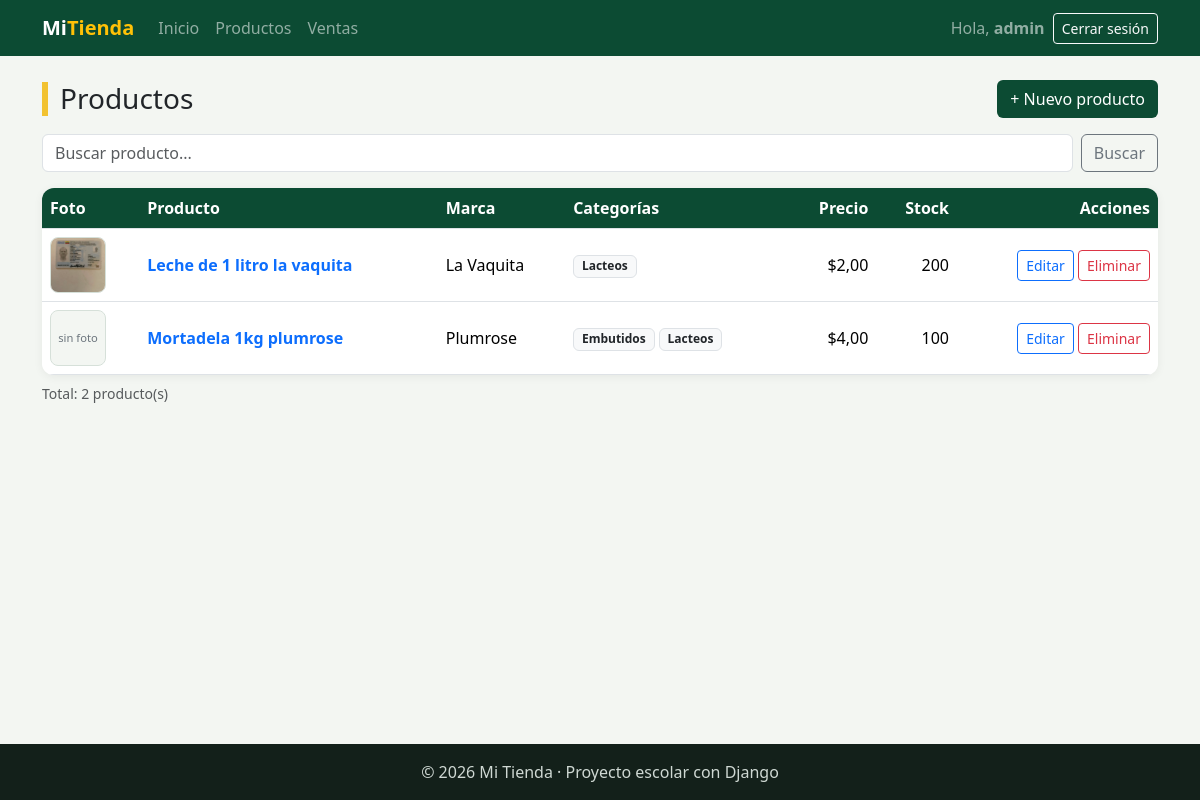
The page /facturacion/productos/ (signed in) on the database as committed earlier.
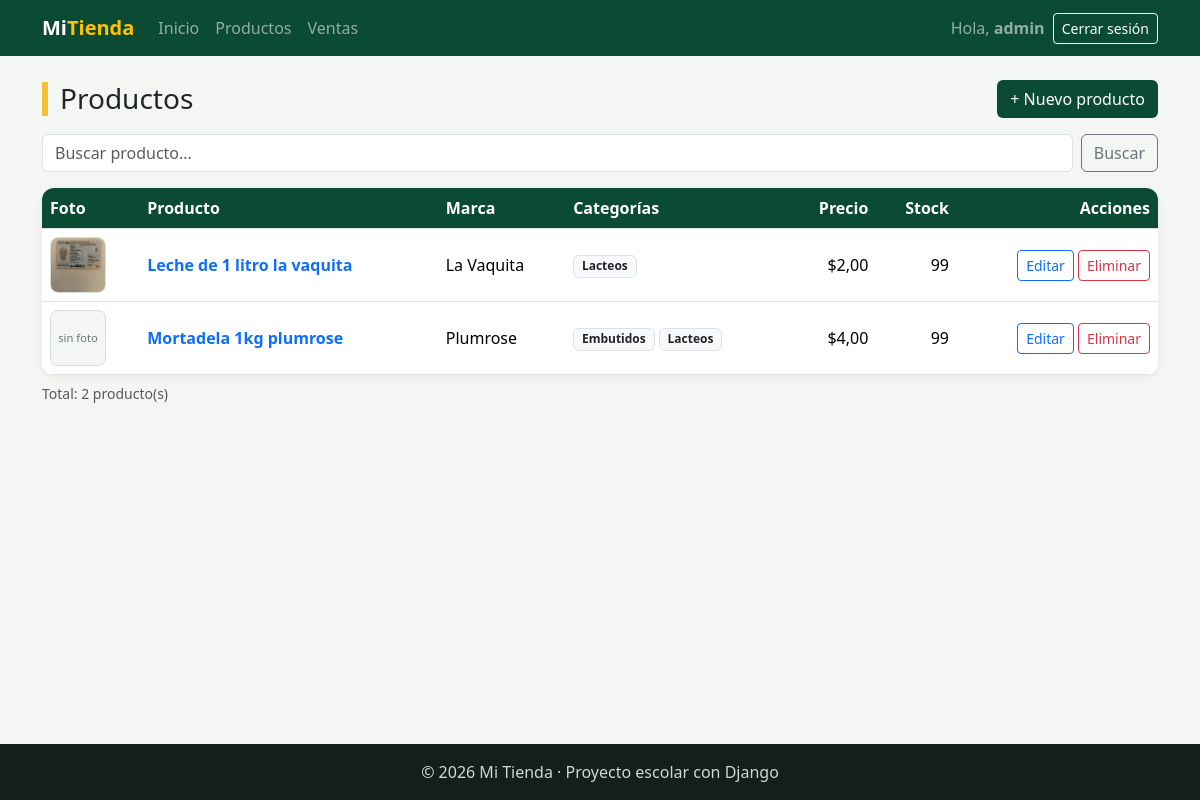
The same page on the database as committed later.
### facturacion/models.py (models this page shows, shortened)
class ModeloBase(models.Model):
    user = models.ForeignKey(                    # 1:N con User: un usuario registra muchos registros
        User,
        on_delete=models.SET_NULL,               # Si borran al usuario, el registro se queda con user vacío
        null=True,                               # SET_NULL necesita que la columna acepte NULL
        blank=True,
        editable=False,                          # No aparece en formularios: lo llena la VISTA, no la persona
        related_name="%(class)s_registrados",    # %(class)s = nombre del modelo → user.producto_registrados
        verbose_name="Registrado por",
    )
    fecha_creacion = models.DateTimeField("Fecha de creación", auto_now_add=True)   # Se llena sola al CREAR
    fecha_modificacion = models.DateTimeField("Última modificación", auto_now=True) # Se actualiza sola en CADA save()
    class Meta:
        abstract = True                          # ← LA CLAVE: modelo "molde", sin tabla propia

class Producto(ModeloBase):
    nombre = models.CharField(max_length=100)
    descripcion = models.TextField("Descripción", blank=True)
    precio = models.DecimalField(max_digits=10, decimal_places=2)    # Precio de VENTA actual
    stock = models.PositiveIntegerField(default=0)                   # Unidades en bodega (nunca negativo)
    imagen = models.ImageField(                  # NUEVO: guarda una FOTO
        upload_to="productos/",                  #   el archivo va a MEDIA_ROOT/productos/
        blank=True,                              #   la foto es opcional
    )                                            #   En la tabla solo se guarda el TEXTO de la ruta: "productos/a55.jpg"
    marca = models.ForeignKey(Marca, on_delete=models.PROTECT, related_name="productos")
    categorias = models.ManyToManyField(Categoria, related_name="productos", blank=True)
    activo = models.BooleanField(default=True)
    class Meta:
        verbose_name = "Producto"
        verbose_name_plural = "Productos"
        ordering = ["nombre"]

class Marca(ModeloBase):
    nombre = models.CharField(max_length=60, unique=True)
    pais_origen = models.CharField("País de origen", max_length=60, blank=True)
    activo = models.BooleanField(default=True)
    class Meta:
        verbose_name = "Marca"
        verbose_name_plural = "Marcas"
        ordering = ["nombre"]

### facturacion/views.py (the view)
# urls.py: path("productos/", views.ProductoListView.as_view(), name="producto_lista"),
class ProductoListView(LoginRequiredMixin, ListView):     # LISTAR
    model = Producto                                       # ¿qué tabla?
    template_name = "facturacion/producto_lista.html"      # ¿qué HTML?
    context_object_name = "productos"                      # nombre de la lista en el HTML
    paginate_by = 5                                        # 5 por página → envía page_obj
    extra_context = {"titulo": "Productos"}
    def get_queryset(self):                                # ¿QUÉ registros se muestran?
        productos = super().get_queryset()                 # lo normal: Producto.objects.all()
        productos = productos.select_related("marca").prefetch_related("categorias")   # menos consultas
        q = self.request.GET.get("q", "")                  # buscador: ?q=galaxy
        if q:
            productos = productos.filter(nombre__icontains=q)
        return productos
    def get_context_data(self, **kwargs):                  # ¿qué datos EXTRA recibe el HTML?
        contexto = super().get_context_data(**kwargs)
        contexto["q"] = self.request.GET.get("q", "")      # + lo buscado
        return contexto

### facturacion/templates/facturacion/producto_lista.html (shortened to what this page needs)
{% extends "base.html" %}
{% block contenido %}
<div class="d-flex justify-content-between align-items-center flex-wrap gap-2 mb-3">
    <h1 class="h3 titulo-pagina m-0">{{ titulo }}</h1>
    <a href="{% url 'facturacion:producto_crear' %}" class="btn btn-verde">+ Nuevo producto</a>
</div>
<form method="get" class="d-flex gap-2 mb-3">
    <input type="text" name="q" value="{{ q }}" class="form-control" placeholder="Buscar producto...">
    <button type="submit" class="btn btn-outline-secondary">Buscar</button>
</form>
<div class="tarjeta p-0 table-responsive">
    <table class="table table-hover align-middle m-0">
        <thead>
            <tr><th>Foto</th><th>Producto</th><th>Marca</th><th>Categorías</th><th class="text-end">Precio</th><th class="text-end">Stock</th><th class="text-end">Acciones</th></tr>
        </thead>
        <tbody>
            {% for producto in productos %}
            <tr>
                <td>
                    {% if producto.imagen %}
                        <img src="{{ producto.imagen.url }}" alt="{{ producto.nombre }}" class="miniatura">
                    {% else %}
                        <div class="miniatura vacia">sin foto</div>
                    {% endif %}
                </td>
                <td>
                    <a href="{% url 'facturacion:producto_detalle' producto.pk %}" class="fw-semibold text-decoration-none">{{ producto.nombre }}</a>
                </td>
                <td>{{ producto.marca.nombre }}</td>
                <td>
                    {% for categoria in producto.categorias.all %}
                        <span class="badge bg-light text-dark border">{{ categoria.nombre }}</span>
                    {% empty %}—{% endfor %}
                </td>
                <td class="text-end">${{ producto.precio }}</td>
                <td class="text-end">
                    {% if producto.stock < 5 %}<span class="badge bg-danger">{{ producto.stock }}</span>{% else %}{{ producto.stock }}{% endif %}
                </td>
                <td class="text-end text-nowrap">
                    <a href="{% url 'facturacion:producto_editar' producto.pk %}" class="btn btn-sm btn-outline-primary">Editar</a>
                    <a href="{% url 'facturacion:producto_eliminar' producto.pk %}" class="btn btn-sm btn-outline-danger">Eliminar</a>
                </td>
            </tr>
            {% empty %}
            <tr><td colspan="7" class="text-center text-muted py-4">No hay productos.</td></tr>
            {% endfor %}
        </tbody>
    </table>
</div>
<p class="text-muted small mt-2">Total: {{ page_obj.paginator.count }} producto(s)</p>
{% endblock %}

Rows that differ between the two databases and show on the page:
changed Producto "Leche de 1 litro la vaquita": stock "200" → "99"
changed Producto "Mortadela 1kg plumrose": stock "100" → "99"
